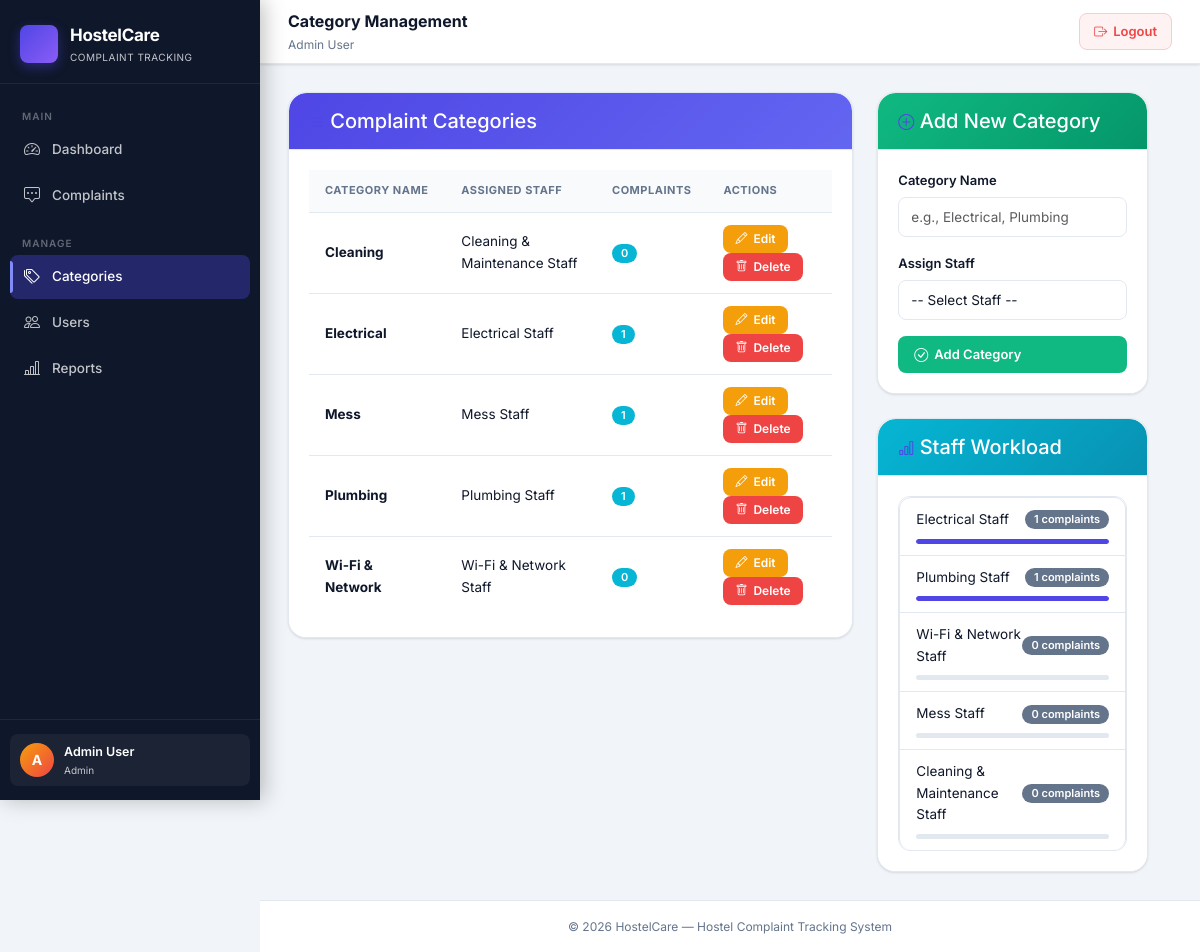
Screenshot of /admin/categories.php (signed in) with the database file from the repository.
### tables this page shows
CREATE TABLE IF NOT EXISTS categories (
  category_id INT PRIMARY KEY AUTO_INCREMENT,
  name VARCHAR(50) NOT NULL UNIQUE,
  assigned_staff_id INT NOT NULL,
  created_at DATETIME DEFAULT CURRENT_TIMESTAMP,
  updated_at DATETIME DEFAULT CURRENT_TIMESTAMP ON UPDATE CURRENT_TIMESTAMP,
  FOREIGN KEY (assigned_staff_id) REFERENCES users(user_id) ON DELETE RESTRICT ON UPDATE CASCADE,
  INDEX idx_staff (assigned_staff_id)
);

CREATE TABLE IF NOT EXISTS users (
  user_id INT PRIMARY KEY AUTO_INCREMENT,
  name VARCHAR(100) NOT NULL,
  email VARCHAR(100) NOT NULL UNIQUE,
  password_hash VARCHAR(255) NOT NULL,
  role ENUM('admin','staff','student') NOT NULL DEFAULT 'student',
  room_no VARCHAR(10),
  phone VARCHAR(15),
  created_at DATETIME DEFAULT CURRENT_TIMESTAMP,
  updated_at DATETIME DEFAULT CURRENT_TIMESTAMP ON UPDATE CURRENT_TIMESTAMP,
  INDEX idx_email (email),
  INDEX idx_role (role)
);

### admin/categories.php (the view, shortened to what this page needs)
<?php
$pdo = getDB();
$categories = $pdo->query('
    SELECT
        c.category_id,
        c.name,
        c.assigned_staff_id,
        u.name as staff_name,
        COUNT(comp.complaint_id) as complaint_count
    FROM categories c
    LEFT JOIN users u ON c.assigned_staff_id = u.user_id
    LEFT JOIN complaints comp ON c.category_id = comp.category_id
    GROUP BY c.category_id, c.name, c.assigned_staff_id, u.name
    ORDER BY c.name
')->fetchAll();
$workload = $pdo->query('
    SELECT
        u.user_id,
        u.name,
        COUNT(comp.complaint_id) as complaint_count
    FROM users u
    LEFT JOIN categories cat ON cat.assigned_staff_id = u.user_id
    LEFT JOIN complaints comp ON comp.category_id = cat.category_id
                              AND comp.status NOT IN ("resolved","closed")
    WHERE u.role = "staff"
    GROUP BY u.user_id, u.name
    ORDER BY complaint_count DESC
')->fetchAll();
include __DIR__ . '/../includes/header.php';
?>
<div class="row">
    <div class="col-md-8">
        <div class="card shadow-sm">
            <div class="card-header bg-primary text-white">
                <h5 class="mb-0"><i class="bi bi-list"></i> Complaint Categories</h5>
            </div>
            <div class="card-body">
                <div class="table-responsive">
                    <table class="table table-hover">
                        <thead class="table-light">
                            <tr>
                                <th>Category Name</th>
                                <th>Assigned Staff</th>
                                <th>Complaints</th>
                                <th>Actions</th>
                            </tr>
                        </thead>
                        <tbody>
                            <?php if (empty($categories)): ?>
                                <tr>
                                    <td colspan="4" class="text-center text-muted py-4">No categories found</td>
                                </tr>
                            <?php else: ?>
                                <?php foreach ($categories as $cat): ?>
                                    <tr>
                                        <td><strong><?php echo htmlspecialchars($cat['name']); ?></strong></td>
                                        <td><?php echo htmlspecialchars($cat['staff_name'] ?? '— Unassigned —'); ?></td>
                                        <td>
                                            <span class="badge bg-info"><?php echo $cat['complaint_count']; ?></span>
                                        </td>
                                        <td>
                                            <button class="btn btn-sm btn-warning" data-bs-toggle="modal" data-bs-target="#editModal"
                                                onclick="loadEditForm(<?php echo htmlspecialchars(json_encode($cat)); ?>)">
                                                <i class="bi bi-pencil"></i> Edit
                                            </button>
                                            <form method="POST" style="display:inline;">
                                                <button type="submit" class="btn btn-sm btn-danger"
                                                    onclick="return confirm('Are you sure you want to delete this category?')">
                                                    <i class="bi bi-trash"></i> Delete
                                                </button>
                                            </form>
                                        </td>
                                    </tr>
                                <?php endforeach; ?>
                            <?php endif; ?>
                        </tbody>
                    </table>
                </div>
            </div>
        </div>
    </div>
    <div class="col-md-4">
        <div class="card shadow-sm mb-4">
            <div class="card-header bg-success text-white">
                <h5 class="mb-0"><i class="bi bi-plus-circle"></i> Add New Category</h5>
            </div>
            <div class="card-body">
                <form method="POST">
                    <div class="mb-3">
                        <label for="category_name" class="form-label">Category Name</label>
                        <input type="text" class="form-control" id="category_name" name="category_name"
                            placeholder="e.g., Electrical, Plumbing" required>
                    </div>
                    <div class="mb-3">
                        <label for="assigned_staff_id" class="form-label">Assign Staff</label>
                        <select class="form-select" id="assigned_staff_id" name="assigned_staff_id" required>
                            <option value="">-- Select Staff --</option>
                        </select>
                    </div>
                    <button type="submit" class="btn btn-success w-100">
                        <i class="bi bi-check-circle"></i> Add Category
                    </button>
                </form>
            </div>
        </div>
        <div class="card shadow-sm">
            <div class="card-header bg-info text-white">
                <h5 class="mb-0"><i class="bi bi-bar-chart"></i> Staff Workload</h5>
            </div>
            <div class="card-body">
                <div class="list-group">
                    <?php if (empty($workload)): ?>
                        <div class="text-muted text-center py-3">No staff members assigned</div>
                    <?php else: ?>
                        <?php foreach ($workload as $staff_member): ?>
                            <div class="list-group-item">
                                <div class="d-flex justify-content-between align-items-center">
                                    <span><?php echo htmlspecialchars($staff_member['name']); ?></span>
                                    <span class="badge bg-secondary"><?php echo $staff_member['complaint_count']; ?> complaints</span>
                                </div>
                                <div class="progress mt-2" style="height: 5px;">
                                    <?php
                                    $max_complaints = max(array_column($workload, 'complaint_count')) ?: 1;
                                    $percentage = ($staff_member['complaint_count'] / $max_complaints) * 100;
                                    ?>
                                    <div class="progress-bar" style="width: <?php echo $percentage; ?>%"></div>
                                </div>
                            </div>
                        <?php endforeach; ?>
                    <?php endif; ?>
                </div>
            </div>
        </div>
    </div>
</div>
<?php include __DIR__ . '/../includes/footer.php'; ?>

### rows the page displays
categories: name "Cleaning", assigned_staff.name "Cleaning & Maintenance Staff", complaint_count "0"
categories: name "Electrical", assigned_staff.name "Electrical Staff", complaint_count "1"
categories: name "Mess", assigned_staff.name "Mess Staff", complaint_count "1"
categories: name "Plumbing", assigned_staff.name "Plumbing Staff", complaint_count "1"
categories: name "Wi-Fi & Network", assigned_staff.name "Wi-Fi & Network Staff", complaint_count "0"
users: name "Electrical Staff", complaint_count "1", $percentage 100 (drawn)
users: name "Plumbing Staff", complaint_count "1", $percentage 100 (drawn)
users: name "Wi-Fi & Network Staff", complaint_count "0"
users: name "Mess Staff", complaint_count "0"
users: name "Cleaning & Maintenance Staff", complaint_count "0"

### other values shown
substr($user['name'], 0, 1) "A"
$user['name'] "Admin User"
$role "Admin"
$pageTitle "Category Management"
